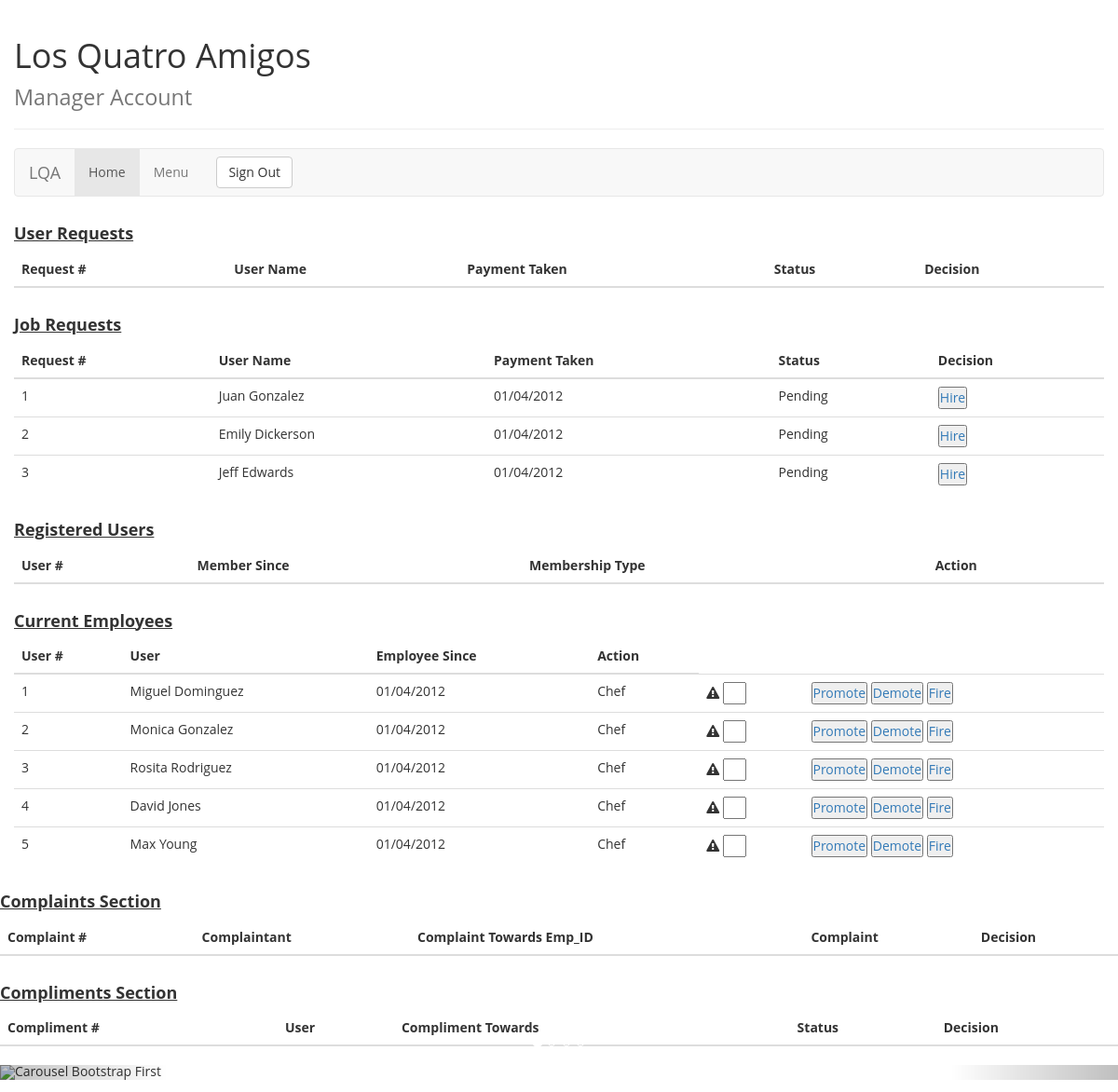
The app's page /accept_user/a with its own data.
### tables this page shows
CREATE TABLE employees (
    emp_id VARCHAR(5) not null,
    password varchar(20) not null,
    emp_fname varchar(20) not null,
    emp_lname varchar(20) not null,
    address varchar(40) not null,
    city varchar(20) not null,
    state nchar(2) not null,
    postal char(5) not null,
    apt varchar(5),
    phone nchar(10) not null,
    ssn varchar(9),
    birthdate DATE not null,
    salary decimal(5,2) not null,
    date_hired [timestamp] timestamp,
    hired nchar(1) not null,
    demotions int,
    compliments int,
    complaints int,
    PRIMARY KEY (emp_id)
    );

### app/models/views.py (the view)
@app.route('/accept_user/<user>', methods=['GET'])
def accept_user(user):
    db = db_connect()
    db.register(user)
    return view_management_page()

### app/models/models.py (called while the page is built)
    def select_all_hired_employees(self):
        result = self.cur.execute("SELECT * FROM employees WHERE hired = 1").fetchall()
        return result

    def select_all_pending_employees(self):
        result = self.cur.execute("SELECT * FROM employees WHERE hired = 0").fetchall()
        return result

    def select_all_unregistered_users(self):
        result = self.cur.execute("SELECT * FROM users WHERE registered = 0").fetchall()
        return result

    def select_all_registered_users(self):
        result = self.cur.execute("SELECT * FROM users Where registered = 1").fetchall()
        return result

    def select_all_pending_complaints(self):
        result = self.cur.execute("SELECT * FROM complaints WHERE approval=0").fetchall()
        return result

    def register(self,user_id):
        self.cur.execute("UPDATE users SET registered=1 WHERE user_id = '%s'" %user_id)
        self.con.commit()

### app/models/views.py (called while the page is built)
@app.route('/loginManager')
def view_management_page():
    db = db_connect()
    unregistered_users = db.select_all_unregistered_users()
    registered = db.select_all_registered_users()
    hired_employees = db.select_all_hired_employees()
    unhired_employees = db.select_all_pending_employees()
    list_of_complaints = db.select_all_pending_complaints()
    return render_template("loginMANAGER.html", registered_users=registered, unregistered=unregistered_users,
                           hired_employees=hired_employees, unhired_employees=unhired_employees, complaints=list_of_complaints )

### app/templates/loginMANAGER.html (shortened to what this page needs)
<!DOCTYPE html>
<html lang="en">
  <head>
    <link href="{{ url_for('static', filename='style.css') }}" rel="stylesheet">
    <link href="{{ url_for('static', filename='bootstrap/css/bootstrap.css') }}" rel="stylesheet">
    <link rel="stylesheet" href="{{ url_for('static', filename='font-awesome-4.7.0/css/font-awesome.min.css') }}">
  </head>
  <body>
    <div class="container-fluid">
	<div class="row">
		<div class="col-md-12">
			<div class="page-header">
				<h1>
					Los Quatro Amigos <br> <small> Manager Account </small>
				</h1>
			</div>
			<nav class="navbar navbar-default" role="navigation">
				<div class="navbar-header">
					 <a class="navbar-brand" href="#">LQA</a>
				</div>
				<div class="collapse navbar-collapse" id="bs-example-navbar-collapse-1">
					<ul class="nav navbar-nav">
						<li class="active">
							<a href="#">Home</a>
						</li>
						<li>
							<a href="#">Menu</a>
						</li>
					</ul>
					<form class="navbar-form navbar-left" role="search" action={{ url_for('logout') }}>
						<button type="submit" class="btn btn-default">
							Sign Out
						</button>
				</div>
			</nav>
		</div>
	</div>
	<div class="row">
		<div class="col-md-12">
            <h4> <strong style="text-decoration: underline"> User Requests </strong> </h4>
			<table class="table">
				<thead>
					<tr>
						<th>
							Request #
						</th>
						<th>
							User Name
						</th>
						<th>
							Payment Taken
						</th>
						<th>
							Status
						</th>
                        <th>
                            Decision
                        </th>
					</tr>
				</thead>
			</table>
		</div>
	</div>
	<div class="row">
		<div class="col-md-12">
        <h4> <strong style="text-decoration: underline"> Job Requests </strong> </h4>
			<table class="table">
				<thead>
					<tr>
						<th>
							Request #
						</th>
						<th>
							User Name
						</th>
						<th>
							Payment Taken
						</th>
						<th>
							Status
						</th>
                        <th>
                            Decision
                        </th>
					</tr>
				</thead>
				<tbody>
                    {% for unhired_employee in unhired_employees %}
                    <tr>
                        <td>
                             {{ loop.index }}
                        </td>
                        <td>
                            {{ unhired_employee[2] }} {{ unhired_employee[3] }}
                        </td>
                        <td>
                            01/04/2012
                        </td>
                        <td>
                            Pending
                        </td>
                        <td>
                            <button type="button" ><a href="{{ url_for('hire', empl_name=unhired_employee[0]) }}">Hire </a></button>
                        </td>
                    </tr>
                 {% endfor %}
                </tbody>
			</table>
		</div>
	</div>
	<div class="row">
		<div class="col-md-12">
        <h4> <strong style="text-decoration: underline"> Registered Users </strong> </h4>
			<table class="table">
				<thead>
					<tr>
						<th>
							User #
						</th>
						<th>
							Member Since
						</th>
						<th>
                            Membership Type
						</th>
						<th>
							Action
						</th>
					</tr>
				</thead>
			</table>
		</div>
	</div>
	<div class="row">
		<div class="col-md-12">
         <h4> <strong style="text-decoration: underline"> Current Employees </strong> </h4>
			<table class="table">
					<thead>
						<tr>
							<th>
								User #
							</th>
							<th>
								User
							</th>
							<th>
								Employee Since
							</th>
							<th>
								Action
							</th>
						</tr>
					</thead>
					<tbody>
                      {% for employees in hired_employees %}
                      <tr>
                      <td>
                      {{ loop.index }}
                      </td>
                      <td>
                      {{employees[2]}} {{employees[3]}}
                      </td>
                      <td>
                      01/04/2012
                      </td>
                      <td>
                      Chef
                      </td>
                      <td>
                      <form >
                      <span class="fa fa-exclamation-triangle" aria-hidden="true"> </span> <input type="text" name="first_name" style="width: 25px"/>
                      </form>
                      </td>
                      <td>
                      <button type="button" ><a href="{{ url_for('promote', empl_name=employees[0]) }}"> Promote </a></button>
                      <button type="button" ><a href="{{ url_for('demote', empl_name=employees[0]) }}"> Demote </a></button>
                      <button type="button" ><a href="{{ url_for('fire', empl_name=employees[0]) }}"> Fire </a></button>
                      </td>
                      </tr>
                     {% endfor %}
                    </tbody>
			</table>
		</div>
	</div>
</div>
        <div class="row">
		<div class="col-md-12">
        <h4> <strong style="text-decoration: underline"> Complaints Section </strong> </h4>
			<table class="table">
				<thead>
					<tr>
						<th>
							Complaint #
						</th>
						<th>
							Complaintant
						</th>
						<th>
							Complaint Towards Emp_ID
						</th>
						<th>
							Complaint
						</th>
                        <th>
                            Decision
                        </th>
					</tr>
				</thead>
			</table>
		</div>
	</div>
    <div class="row">
		<div class="col-md-12">
        <h4> <strong style="text-decoration: underline"> Compliments Section </strong> </h4>
			<table class="table">
				<thead>
					<tr>
						<th>
							Compliment #
						</th>
						<th>
							User
						</th>
						<th>
							Compliment Towards
						</th>
						<th>
							Status
						</th>
                        <th>
                            Decision
                        </th>
					</tr>
				</thead>
			</table>
		</div>
	</div>
	<div class="carousel slide" id="carousel-361270">
		<ol class="carousel-indicators">
			<li class="active" data-slide-to="1" data-target="#carousel-361270">
			</li>
			<li data-slide-to="2" data-target="#carousel-361270">
			</li>
			<li data-slide-to="3" data-target="#carousel-361270">
			</li>
			<li data-slide-to="4" data-target="#carousel-361270">
			</li>
		</ol>
		<div class="carousel-inner">
			<div class="item active">
				<img alt="Carousel Bootstrap First" src="https://www.okchicas.com/wp-content/uploads/2016/02/Comida-mexicana-17.jpg" style="margin-left: auto; margin-right: auto ">
			</div>
		</div> <a class="left carousel-control" href="#carousel-361270" data-slide="prev"><span class="glyphicon glyphicon-chevron-left"></span></a> <a class="right carousel-control" href="#carousel-361270" data-slide="next"><span class="glyphicon glyphicon-chevron-right"></span></a>
	</div>
  </body>
</html>

### app/static/style.css (style rules this page uses)
* { margin: 0px auto; padding: 0px; font-family: 'Open Sans', sans-serif; }

### records on screen
employees: emp_fname "Juan", emp_lname "Gonzalez"
employees: emp_fname "Emily", emp_lname "Dickerson"
employees: emp_fname "Jeff", emp_lname "Edwards"
employees: emp_fname "Miguel", emp_lname "Dominguez"
employees: emp_fname "Monica", emp_lname "Gonzalez"
employees: emp_fname "Rosita", emp_lname "Rodriguez"
employees: emp_fname "David", emp_lname "Jones"
employees: emp_fname "Max", emp_lname "Young"
